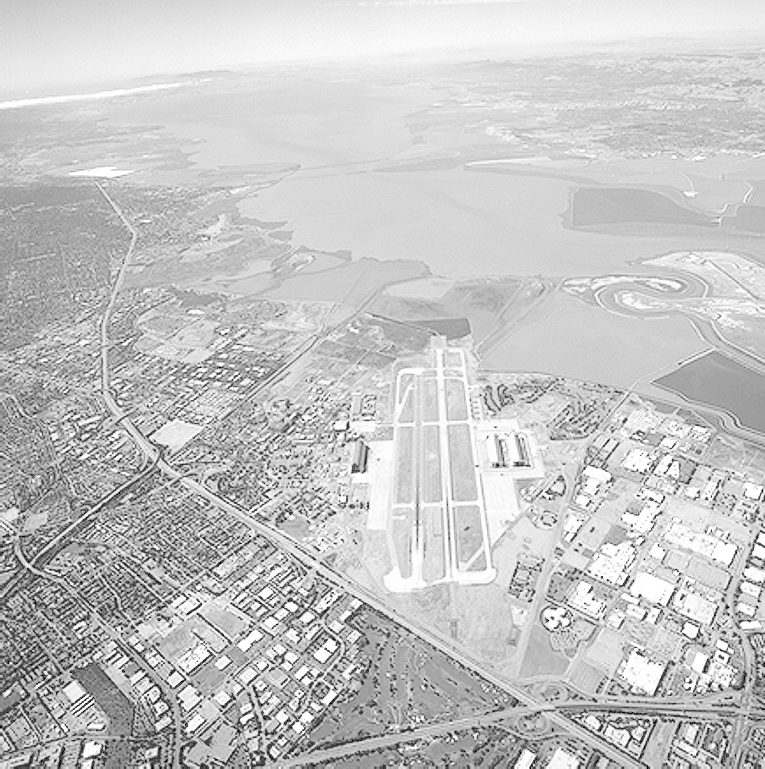
#> input picture runway.png, 765 x 769 px
$ jupyter execute 'Question 3.ipynb'
#> lines starting #> are read from the running program, lines starting #| are printed output that depends on the picture
#> further down, f is the input picture: shape (769, 765, 3); min 0, max 255, mean 197.1
Question 03

[cell 1]
#function to equalize the histogram of an image

import cv2 as cv
import numpy as np
import matplotlib.pyplot as plt

def histogram_equalization(img):
    #flatten the image to 1D
    img_flat = img.flatten()

    #calculate histogram
    hist = np.zeros(256)
    for pixel in img_flat:
        hist[pixel] += 1
#> this loop made 1764855 passes
#> pixel on passes 1 to 3: 199, 199, 199
#> after the loop, hist = 256 values, max 45411 at index 213, min 0 at index 1, mean 6894

    #normalize histogram
    hist_norm = hist / np.sum(hist)
#> hist_norm = 256 values, max 0.0257 at index 213, min 0 at index 1, mean 0.00391

    #compute cumulative distribution function (CDF)
    cdf = np.cumsum(hist_norm)
#> cdf = 256 values from 0.00149 to 1

    #create mapping function
    mapping = np.floor(255 * cdf).astype(np.uint8)
#> mapping = 256 values from 0 to 255
    #apply mapping to get equalized image
    img_equalized = mapping[img_flat].reshape(img.shape)
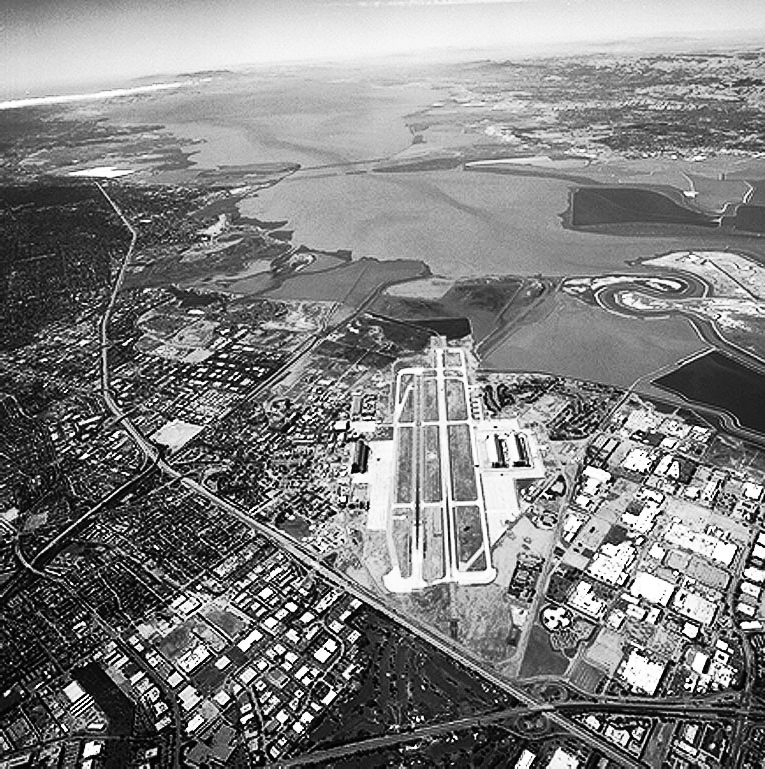
#> img_equalized: shape (769, 765, 3); min 0, max 255, mean 128.3
    return img_equalized

f = cv.imread('runway.png')
assert f is not None, "Image not found"

img_equalized = histogram_equalization(f)

# Display using matplotlib
plt.figure(figsize=(10,5))
plt.subplot(1,2,1)
plt.title("Original Image")
plt.imshow(f, cmap='gray')
plt.axis('off')

plt.subplot(1,2,2)
plt.title("Histogram Equalized Image")
plt.imshow(img_equalized, cmap='gray')
plt.axis('off')

plt.show()
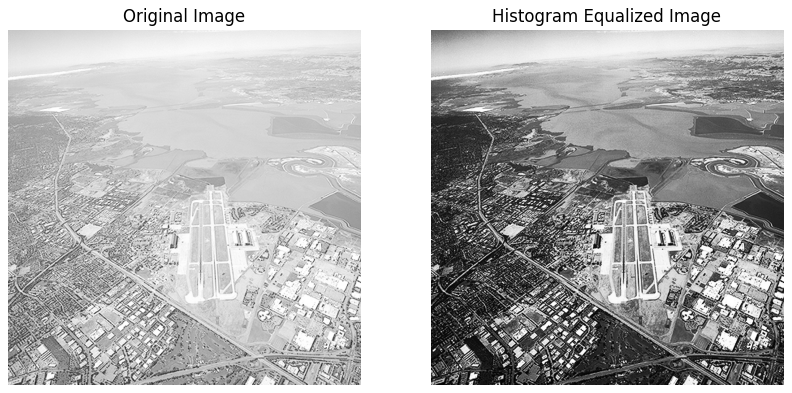
#> figure drawn by matplotlib, 2 panels
